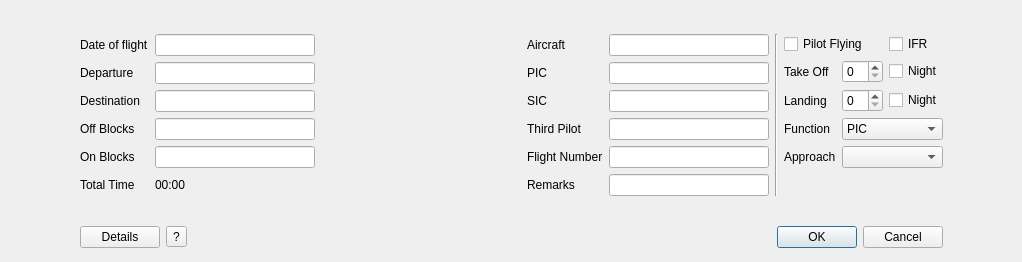
<?xml version="1.0" encoding="UTF-8"?>
<ui version="4.0">
 <class>NewNewFlightDialog</class>
 <widget class="QDialog" name="NewNewFlightDialog">
  <property name="geometry">
   <rect>
    <x>0</x>
    <y>0</y>
    <width>1022</width>
    <height>262</height>
   </rect>
  </property>
  <property name="windowTitle">
   <string>Dialog</string>
  </property>
  <layout class="QGridLayout" name="gridLayout_4">
   <item row="0" column="0">
    <spacer name="leftSpacer">
     <property name="orientation">
      <enum>Qt::Horizontal</enum>
     </property>
     <property name="sizeHint" stdset="0">
      <size>
       <width>23</width>
       <height>203</height>
      </size>
     </property>
    </spacer>
   </item>
   <item row="0" column="1" colspan="3">
    <layout class="QGridLayout" name="gridLayout_3">
     <item row="0" column="0">
      <layout class="QGridLayout" name="gridLayout">
       <item row="0" column="0">
        <widget class="QLabel" name="doftLabel">
         <property name="text">
          <string>Date of flight</string>
         </property>
        </widget>
       </item>
       <item row="4" column="3">
        <widget class="QLabel" name="flightNumberLabel">
         <property name="text">
          <string>Flight Number</string>
         </property>
         <property name="alignment">
          <set>Qt::AlignLeading|Qt::AlignLeft|Qt::AlignVCenter</set>
         </property>
        </widget>
       </item>
       <item row="2" column="3">
        <widget class="QLabel" name="sicLabel">
         <property name="text">
          <string>SIC</string>
         </property>
         <property name="alignment">
          <set>Qt::AlignLeading|Qt::AlignLeft|Qt::AlignVCenter</set>
         </property>
        </widget>
       </item>
       <item row="4" column="0">
        <widget class="QLabel" name="tonbLabel">
         <property name="text">
          <string>On Blocks</string>
         </property>
        </widget>
       </item>
       <item row="0" column="4">
        <widget class="QLineEdit" name="acftLineEdit">
         <property name="minimumSize">
          <size>
           <width>160</width>
           <height>0</height>
          </size>
         </property>
         <property name="maximumSize">
          <size>
           <width>120</width>
           <height>16777215</height>
          </size>
         </property>
        </widget>
       </item>
       <item row="0" column="3">
        <widget class="QLabel" name="acftLabel">
         <property name="text">
          <string>Aircraft</string>
         </property>
         <property name="alignment">
          <set>Qt::AlignLeading|Qt::AlignLeft|Qt::AlignVCenter</set>
         </property>
        </widget>
       </item>
       <item row="1" column="3">
        <widget class="QLabel" name="picLabel">
         <property name="text">
          <string>PIC</string>
         </property>
         <property name="alignment">
          <set>Qt::AlignLeading|Qt::AlignLeft|Qt::AlignVCenter</set>
         </property>
        </widget>
       </item>
       <item row="5" column="0">
        <widget class="QLabel" name="tblkLabel">
         <property name="text">
          <string>Total Time</string>
         </property>
        </widget>
       </item>
       <item row="5" column="3">
        <widget class="QLabel" name="remarksLabel">
         <property name="text">
          <string>Remarks</string>
         </property>
         <property name="alignment">
          <set>Qt::AlignLeading|Qt::AlignLeft|Qt::AlignVCenter</set>
         </property>
        </widget>
       </item>
       <item row="4" column="4">
        <widget class="QLineEdit" name="flightNumberLineEdit">
         <property name="minimumSize">
          <size>
           <width>160</width>
           <height>0</height>
          </size>
         </property>
         <property name="maximumSize">
          <size>
           <width>120</width>
           <height>16777215</height>
          </size>
         </property>
        </widget>
       </item>
       <item row="1" column="0">
        <widget class="QLabel" name="deptLabel">
         <property name="text">
          <string>Departure</string>
         </property>
        </widget>
       </item>
       <item row="0" column="1">
        <widget class="QLineEdit" name="doftLineEdit">
         <property name="minimumSize">
          <size>
           <width>160</width>
           <height>0</height>
          </size>
         </property>
         <property name="maximumSize">
          <size>
           <width>120</width>
           <height>16777215</height>
          </size>
         </property>
        </widget>
       </item>
       <item row="2" column="0">
        <widget class="QLabel" name="destLabel">
         <property name="text">
          <string>Destination</string>
         </property>
        </widget>
       </item>
       <item row="2" column="1">
        <widget class="QLineEdit" name="destLocationLineEdit">
         <property name="minimumSize">
          <size>
           <width>160</width>
           <height>0</height>
          </size>
         </property>
         <property name="maximumSize">
          <size>
           <width>120</width>
           <height>16777215</height>
          </size>
         </property>
        </widget>
       </item>
       <item row="0" column="2">
        <widget class="QLabel" name="doftDisplayLabel">
         <property name="minimumSize">
          <size>
           <width>200</width>
           <height>0</height>
          </size>
         </property>
         <property name="maximumSize">
          <size>
           <width>200</width>
           <height>16777215</height>
          </size>
         </property>
         <property name="text">
          <string/>
         </property>
        </widget>
       </item>
       <item row="1" column="1">
        <widget class="QLineEdit" name="deptLocationLineEdit">
         <property name="minimumSize">
          <size>
           <width>160</width>
           <height>0</height>
          </size>
         </property>
         <property name="maximumSize">
          <size>
           <width>120</width>
           <height>16777215</height>
          </size>
         </property>
        </widget>
       </item>
       <item row="1" column="2">
        <widget class="QLabel" name="deptNameLabel">
         <property name="enabled">
          <bool>false</bool>
         </property>
         <property name="minimumSize">
          <size>
           <width>200</width>
           <height>0</height>
          </size>
         </property>
         <property name="maximumSize">
          <size>
           <width>200</width>
           <height>16777215</height>
          </size>
         </property>
         <property name="font">
          <font>
           <italic>true</italic>
          </font>
         </property>
         <property name="text">
          <string/>
         </property>
        </widget>
       </item>
       <item row="1" column="4">
        <widget class="QLineEdit" name="picNameLineEdit">
         <property name="minimumSize">
          <size>
           <width>160</width>
           <height>0</height>
          </size>
         </property>
         <property name="maximumSize">
          <size>
           <width>120</width>
           <height>16777215</height>
          </size>
         </property>
        </widget>
       </item>
       <item row="2" column="4">
        <widget class="QLineEdit" name="sicNameLineEdit">
         <property name="minimumSize">
          <size>
           <width>160</width>
           <height>0</height>
          </size>
         </property>
         <property name="maximumSize">
          <size>
           <width>120</width>
           <height>16777215</height>
          </size>
         </property>
        </widget>
       </item>
       <item row="2" column="2">
        <widget class="QLabel" name="destNameLabel">
         <property name="enabled">
          <bool>false</bool>
         </property>
         <property name="minimumSize">
          <size>
           <width>200</width>
           <height>0</height>
          </size>
         </property>
         <property name="maximumSize">
          <size>
           <width>200</width>
           <height>16777215</height>
          </size>
         </property>
         <property name="font">
          <font>
           <italic>true</italic>
          </font>
         </property>
         <property name="text">
          <string/>
         </property>
        </widget>
       </item>
       <item row="3" column="0">
        <widget class="QLabel" name="tofbLabel">
         <property name="text">
          <string>Off Blocks</string>
         </property>
        </widget>
       </item>
       <item row="3" column="2">
        <widget class="QLabel" name="tofbSpacerLabel">
         <property name="enabled">
          <bool>false</bool>
         </property>
         <property name="minimumSize">
          <size>
           <width>200</width>
           <height>0</height>
          </size>
         </property>
         <property name="maximumSize">
          <size>
           <width>200</width>
           <height>16777215</height>
          </size>
         </property>
         <property name="text">
          <string/>
         </property>
        </widget>
       </item>
       <item row="4" column="2">
        <widget class="QLabel" name="tonbSpacerLabel">
         <property name="enabled">
          <bool>false</bool>
         </property>
         <property name="minimumSize">
          <size>
           <width>200</width>
           <height>0</height>
          </size>
         </property>
         <property name="maximumSize">
          <size>
           <width>200</width>
           <height>16777215</height>
          </size>
         </property>
         <property name="text">
          <string/>
         </property>
        </widget>
       </item>
       <item row="5" column="1">
        <widget class="QLabel" name="tblkDisplayLabel">
         <property name="minimumSize">
          <size>
           <width>160</width>
           <height>0</height>
          </size>
         </property>
         <property name="text">
          <string>00:00</string>
         </property>
        </widget>
       </item>
       <item row="3" column="3">
        <widget class="QLabel" name="thirdPilotLabel">
         <property name="text">
          <string>Third Pilot</string>
         </property>
         <property name="alignment">
          <set>Qt::AlignLeading|Qt::AlignLeft|Qt::AlignVCenter</set>
         </property>
        </widget>
       </item>
       <item row="4" column="1">
        <widget class="QLineEdit" name="tonbTimeLineEdit">
         <property name="minimumSize">
          <size>
           <width>160</width>
           <height>0</height>
          </size>
         </property>
         <property name="maximumSize">
          <size>
           <width>120</width>
           <height>16777215</height>
          </size>
         </property>
        </widget>
       </item>
       <item row="5" column="4">
        <widget class="QLineEdit" name="remarksLineEdit">
         <property name="minimumSize">
          <size>
           <width>160</width>
           <height>0</height>
          </size>
         </property>
         <property name="maximumSize">
          <size>
           <width>120</width>
           <height>16777215</height>
          </size>
         </property>
        </widget>
       </item>
       <item row="3" column="1">
        <widget class="QLineEdit" name="tofbTimeLineEdit">
         <property name="minimumSize">
          <size>
           <width>160</width>
           <height>0</height>
          </size>
         </property>
         <property name="maximumSize">
          <size>
           <width>120</width>
           <height>16777215</height>
          </size>
         </property>
        </widget>
       </item>
       <item row="3" column="4">
        <widget class="QLineEdit" name="thirdPilotNameLineEdit">
         <property name="minimumSize">
          <size>
           <width>160</width>
           <height>0</height>
          </size>
         </property>
         <property name="maximumSize">
          <size>
           <width>120</width>
           <height>16777215</height>
          </size>
         </property>
        </widget>
       </item>
       <item row="5" column="2">
        <widget class="QLabel" name="submissionReadyLabel">
         <property name="minimumSize">
          <size>
           <width>200</width>
           <height>0</height>
          </size>
         </property>
         <property name="maximumSize">
          <size>
           <width>200</width>
           <height>16777215</height>
          </size>
         </property>
         <property name="text">
          <string/>
         </property>
        </widget>
       </item>
      </layout>
     </item>
     <item row="0" column="1">
      <widget class="Line" name="line_2">
       <property name="orientation">
        <enum>Qt::Vertical</enum>
       </property>
      </widget>
     </item>
     <item row="0" column="2">
      <layout class="QGridLayout" name="gridLayout_2">
       <item row="0" column="0" colspan="2">
        <widget class="QCheckBox" name="pilotFlyingCheckBox">
         <property name="text">
          <string>Pilot Flying</string>
         </property>
        </widget>
       </item>
       <item row="0" column="2">
        <widget class="QCheckBox" name="ifrCheckBox">
         <property name="text">
          <string>IFR</string>
         </property>
        </widget>
       </item>
       <item row="1" column="0">
        <widget class="QLabel" name="takeOffLabel">
         <property name="text">
          <string>Take Off</string>
         </property>
        </widget>
       </item>
       <item row="1" column="1">
        <widget class="QSpinBox" name="takeOffSpinBox"/>
       </item>
       <item row="1" column="2">
        <widget class="QCheckBox" name="toNightCheckBox">
         <property name="text">
          <string>Night</string>
         </property>
        </widget>
       </item>
       <item row="2" column="0">
        <widget class="QLabel" name="landingLabel">
         <property name="text">
          <string>Landing</string>
         </property>
        </widget>
       </item>
       <item row="2" column="1">
        <widget class="QSpinBox" name="landingSpinBox"/>
       </item>
       <item row="2" column="2">
        <widget class="QCheckBox" name="ldgNightCheckBox">
         <property name="text">
          <string>Night</string>
         </property>
        </widget>
       </item>
       <item row="3" column="0">
        <widget class="QLabel" name="functionLabel">
         <property name="text">
          <string>Function</string>
         </property>
        </widget>
       </item>
       <item row="3" column="1" colspan="2">
        <widget class="QComboBox" name="functionComboBox">
         <item>
          <property name="text">
           <string>PIC</string>
          </property>
         </item>
         <item>
          <property name="text">
           <string>PICUS</string>
          </property>
         </item>
         <item>
          <property name="text">
           <string>SIC</string>
          </property>
         </item>
         <item>
          <property name="text">
           <string>DUAL</string>
          </property>
         </item>
         <item>
          <property name="text">
           <string>FI</string>
          </property>
         </item>
        </widget>
       </item>
       <item row="4" column="0">
        <widget class="QLabel" name="approachLabel">
         <property name="text">
          <string>Approach</string>
         </property>
        </widget>
       </item>
       <item row="4" column="1" colspan="2">
        <widget class="QComboBox" name="approachComboBox"/>
       </item>
       <item row="5" column="0" colspan="3">
        <widget class="QLabel" name="spacerLabel">
         <property name="text">
          <string/>
         </property>
        </widget>
       </item>
      </layout>
     </item>
    </layout>
   </item>
   <item row="0" column="4" rowspan="2">
    <spacer name="rightSpacer">
     <property name="orientation">
      <enum>Qt::Horizontal</enum>
     </property>
     <property name="sizeHint" stdset="0">
      <size>
       <width>22</width>
       <height>228</height>
      </size>
     </property>
    </spacer>
   </item>
   <item row="1" column="1">
    <widget class="QPushButton" name="pushButton_2">
     <property name="text">
      <string>Details</string>
     </property>
    </widget>
   </item>
   <item row="1" column="2">
    <widget class="QToolButton" name="toolButton">
     <property name="text">
      <string>?</string>
     </property>
    </widget>
   </item>
   <item row="1" column="3">
    <widget class="QDialogButtonBox" name="buttonBox">
     <property name="enabled">
      <bool>true</bool>
     </property>
     <property name="orientation">
      <enum>Qt::Horizontal</enum>
     </property>
     <property name="standardButtons">
      <set>QDialogButtonBox::Cancel|QDialogButtonBox::Ok</set>
     </property>
    </widget>
   </item>
  </layout>
 </widget>
 <tabstops>
  <tabstop>doftLineEdit</tabstop>
  <tabstop>deptLocationLineEdit</tabstop>
  <tabstop>destLocationLineEdit</tabstop>
  <tabstop>tofbTimeLineEdit</tabstop>
  <tabstop>tonbTimeLineEdit</tabstop>
  <tabstop>acftLineEdit</tabstop>
  <tabstop>picNameLineEdit</tabstop>
  <tabstop>sicNameLineEdit</tabstop>
  <tabstop>thirdPilotNameLineEdit</tabstop>
  <tabstop>flightNumberLineEdit</tabstop>
  <tabstop>remarksLineEdit</tabstop>
  <tabstop>pilotFlyingCheckBox</tabstop>
  <tabstop>ifrCheckBox</tabstop>
  <tabstop>takeOffSpinBox</tabstop>
  <tabstop>toNightCheckBox</tabstop>
  <tabstop>landingSpinBox</tabstop>
  <tabstop>ldgNightCheckBox</tabstop>
  <tabstop>functionComboBox</tabstop>
  <tabstop>approachComboBox</tabstop>
  <tabstop>pushButton_2</tabstop>
  <tabstop>toolButton</tabstop>
 </tabstops>
 <resources/>
 <connections>
  <connection>
   <sender>buttonBox</sender>
   <signal>rejected()</signal>
   <receiver>NewNewFlightDialog</receiver>
   <slot>reject()</slot>
   <hints>
    <hint type="sourcelabel">
     <x>490</x>
     <y>242</y>
    </hint>
    <hint type="destinationlabel">
     <x>286</x>
     <y>251</y>
    </hint>
   </hints>
  </connection>
 </connections>
</ui>
